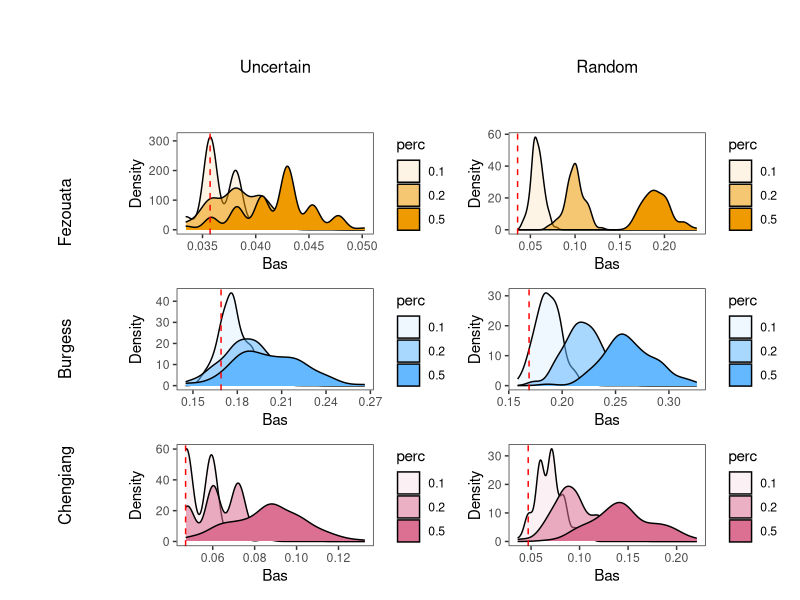
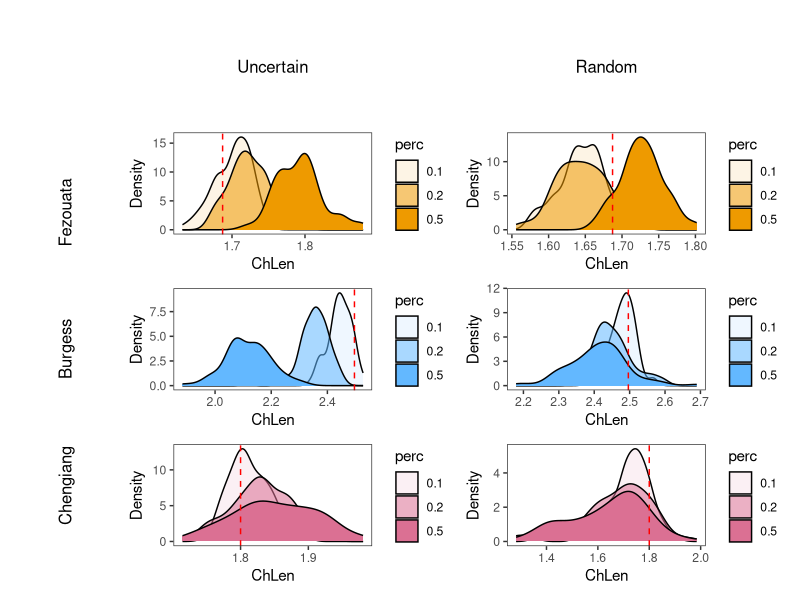
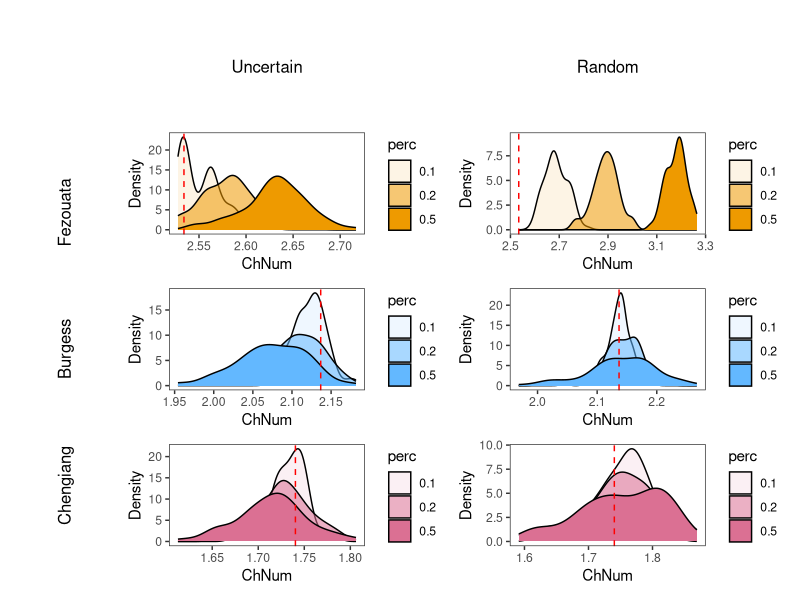
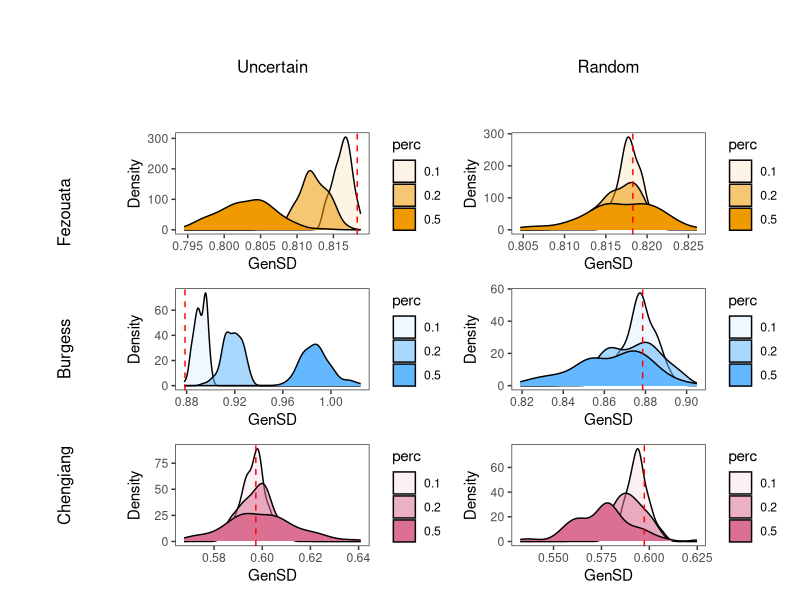
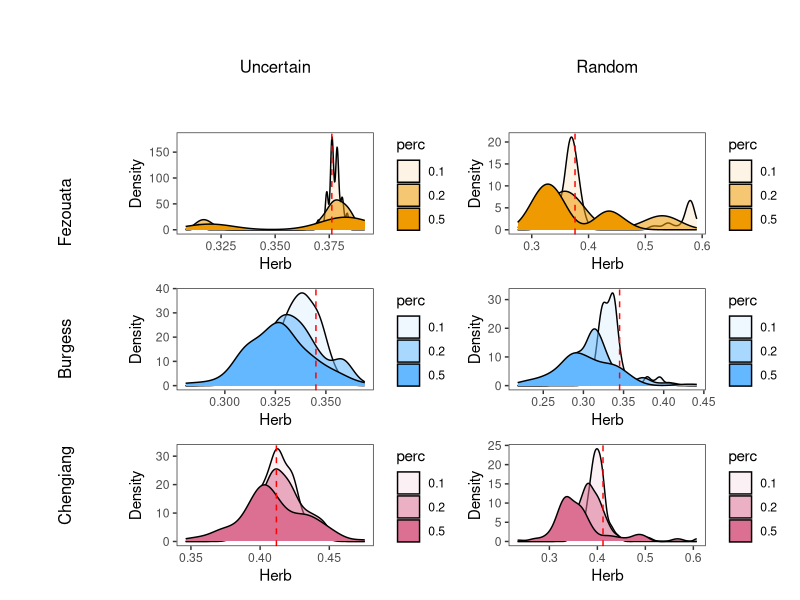
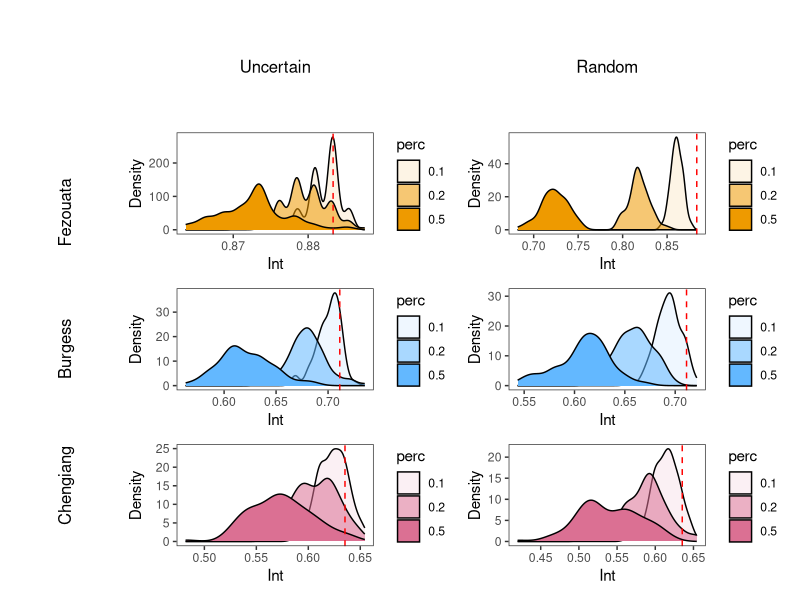
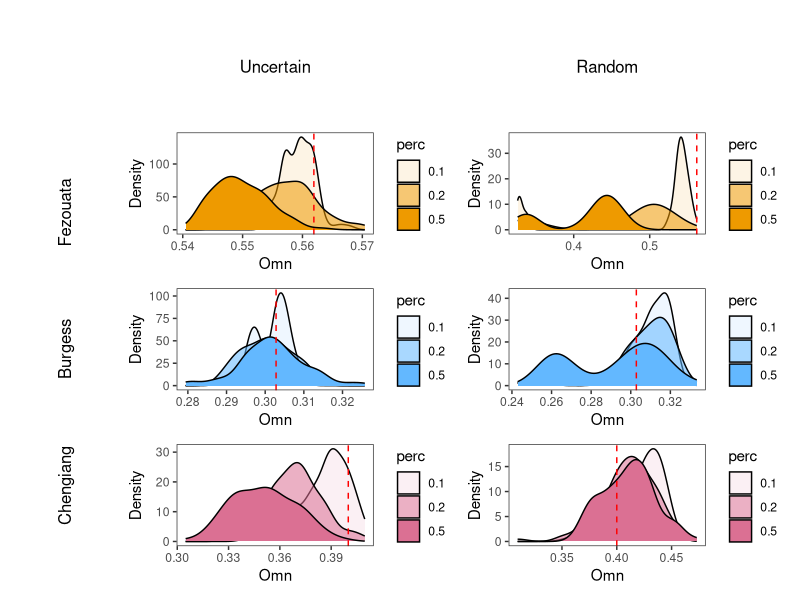
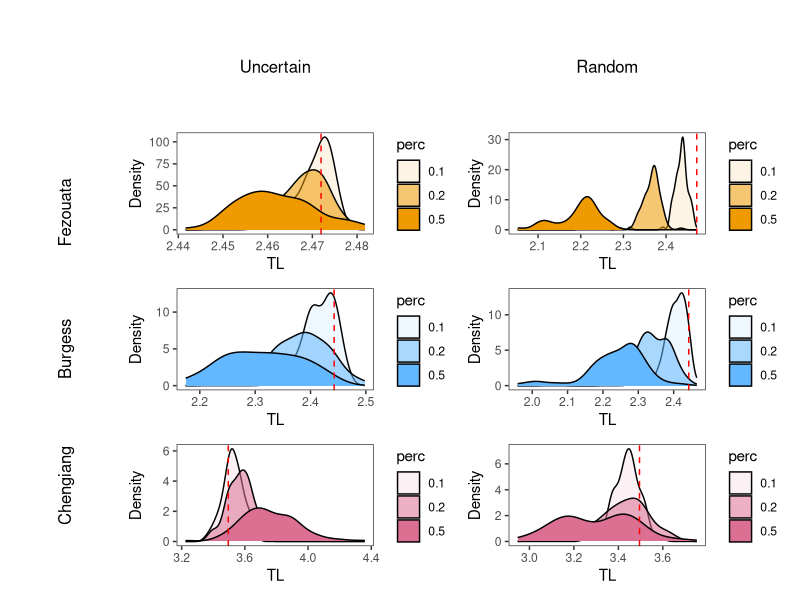

Generate these figures, in order, with R:
################################################
# Paleo Food Webs Project: figures for         #
# uncertainty analysis                         #
# Dec 2023                                     #
# Code by E.M. Beasley                         #
# In collab. with F. Banville, C. Soucy, G.    #
# Ramirez Guerro, & C. Cameron                 #
################################################

# Load packages ---------------------------
library(tidyverse)
library(patchwork)
library(grid)

# Load data -----------------------------
setwd("c:/users/beasl/documents/paleo-foodwebs/code/permutation_analysis")

uncertain.data <- read.csv("uncertain.csv")
random.data <- read.csv("random.csv")
real.data <- read.csv("real.csv")
unc.roles.raw <- read.csv("uncertain_roles.csv")
rand.roles.raw <- read.csv("random_roles.csv")

# Function to manipulate data frames ----------------
cleanup <- function(frame){
  frame$rep <- rep(1:100, 9)
  
  assemblage <- c("Fezouata", "Burgess", "Chengjiang")
  perc <- c("0.1", "0.2", "0.5")
  
  frame$assemblage <- rep(assemblage, each = 300)
  frame$perc <- rep(perc, each = 100, length_out = 900)
  
  frame <- pivot_longer(frame, cols = -c("rep", "assemblage", "perc"),
                        names_to = "Metric")
  
  return(frame)
}

uncertain <- cleanup(frame = uncertain.data)
random <- cleanup(frame = random.data)

# Replicate Dunne figs -----------------------
uncertain.means <- uncertain %>%
  group_by(assemblage, perc, Metric) %>%
  summarise(avg = mean(value)) %>%
  mutate(type = "uncertain") %>%
  mutate(perc = as.numeric(perc))

random.means <- random %>%
  group_by(assemblage, perc, Metric) %>%
  summarise(avg = mean(value)) %>%
  mutate(type = "random") %>%
  mutate(perc = as.numeric(perc))

means <- rbind(uncertain.means, random.means) %>%
  filter(!Metric %in% c("Can", "Loop"))

plotlist <- list()
for(i in 1:length(unique(means$Metric))){
  means.sub <- filter(means, Metric == unique(means$Metric)[i])
  
  plotlist[[i]] <- ggplot(data = means.sub, aes(x = perc, y = avg, 
                                                fill = type,
                          shape = assemblage, color = type))+
    geom_point(size = 3, color = "black")+
    geom_point(aes(color = type),size = 2)+
    geom_line(color = "black")+
    scale_shape_manual(values = 21:23, name = "Assemblage")+
    scale_fill_manual(values = c("black", "white"), name = "Type")+
    scale_color_manual(values = c("black", "white"), name = "Type")+
    labs(x = "Proportion Linkages Removed", 
         y = unique(means$Metric)[i])+
    theme_bw()+
    theme(panel.grid = element_blank(), axis.title.x = element_blank())
}

dunne.plt <- wrap_plots(plotlist[1:17])+
  plot_layout(ncol = 5, guides = "collect")

# ggsave(filename = "dunne_repro.png", plot = dunne.plt, width = 10,
#        height = 8, units = "in", dpi = 600)

# Clean full network result ----------------
real.data$site = c("Fezouata", "Burgess", "Chengjiang")

real_data <- real.data %>%
  pivot_longer(cols = -c("site"), names_to = "metric") %>%
  filter(!metric %in% c("Can", "Loop"))

# Make figures --------------------------
figs <- function(frames, metric, site){
  framelist <- list()
  
  for(i in 1:length(frames)){
    for(j in 1:length(metric)){
      for(k in 1:length(site)){
        smol.frame <- dplyr::filter(frames[[i]], Metric == metric[j] &
                                 assemblage == site[k])
        smol.frame$name <- paste(names(frames)[i], site[k],
                                     metric[j], sep = "_")
        smol.frame$fill_color <- 
          case_when(site[k] == "Fezouata" ~ "orange2",
                    site[k] == "Burgess" ~ "steelblue1",
                    TRUE ~ "Palevioletred")
        framelist <- append(framelist, list(smol.frame))
      }
    }
  }
  
  plotlist <- list()
  
  for(i in 1:length(framelist)){
    tr <- real_data$value[which(real_data$site == 
                            unique(framelist[[i]]$assemblage) &
                          real_data$metric ==
                            unique(framelist[[i]]$Metric))]
    
    plotlist[[i]] <- ggplot(data = framelist[[i]], 
                            aes(x = value, alpha = perc))+
      geom_density(color = "black", 
                   fill = unique(framelist[[i]]$fill_color))+
      geom_vline(xintercept = tr, color = "red", linetype = "dashed")+
      labs(x = unique(framelist[[i]]$Metric), y = "Density")+
      theme_bw()+
      theme(panel.grid = element_blank())
  }
  
  return(plotlist)
}

Top.figs <- figs(frames = list(uncertain = uncertain, random = random), 
                 metric = "Top", site = unique(uncertain$assemblage))

Bas.figs <- figs(frames = list(uncertain = uncertain, random = random), 
                 metric = "Bas", site = unique(uncertain$assemblage))

Int.figs <- figs(frames = list(uncertain = uncertain, random = random), 
                 metric = "Int", site = unique(uncertain$assemblage))

Herb.figs <- figs(frames = list(uncertain = uncertain, random = random),
                  metric = "Herb", site = unique(uncertain$assemblage))

Omn.figs <- figs(frames = list(uncertain = uncertain, random = random), 
                 metric = "Omn", site = unique(uncertain$assemblage))

ChLen.figs <- figs(frames = list(uncertain = uncertain, 
                                 random = random), 
                   metric = "ChLen", 
                   site = unique(uncertain$assemblage))

ChSD.figs <- figs(frames = list(uncertain = uncertain, random = random),
                  metric = "ChSD", site = unique(uncertain$assemblage))

ChNum.figs <- figs(frames = list(uncertain = uncertain, 
                                 random = random),
                  metric = "ChNum", site = unique(uncertain$assemblage))

TL.figs <- figs(frames = list(uncertain = uncertain, random = random), 
                metric = "TL", site = unique(uncertain$assemblage))

MxSim.figs <- figs(frames = list(uncertain = uncertain, 
                                 random = random), 
                   metric = "MxSim", 
                   site = unique(uncertain$assemblage))

VulSD.figs <- figs(frames = list(uncertain = uncertain, 
                                 random = random), 
                   metric = "VulSD", 
                   site = unique(uncertain$assemblage))

GenSD.figs <- figs(frames = list(uncertain = uncertain, 
                                 random = random), 
                   metric = "GenSD", 
                   site = unique(uncertain$assemblage))

LinkSD.figs <- figs(frames = list(uncertain = uncertain, 
                                  random = random), 
                    metric = "LinkSD", 
                    site = unique(uncertain$assemblage))

Path.figs <- figs(frames = list(uncertain = uncertain, random = random),
                  metric = "Path", site = unique(uncertain$assemblage))

Clust.figs <- figs(frames = list(uncertain = uncertain, random = random),
                  metric = "Clust", site = unique(uncertain$assemblage))

# Make 'em pretty ---------------
fig.grid <- function(figlist){
  row_label_1 <- wrap_elements(panel = textGrob('Fezouata', rot=90))
  row_label_2 <- wrap_elements(panel = textGrob('Burgess', rot=90))
  row_label_3 <- wrap_elements(panel = textGrob('Chengiang', rot=90))
  
  col_label_1 <- wrap_elements(panel = textGrob('Uncertain'))
  col_label_2 <- wrap_elements(panel = textGrob('Random'))
  
  big_ass_plot <- 
    ((plot_spacer() / row_label_1 / row_label_2 / row_label_3) |
      (col_label_1 / figlist[[1]] / figlist[[2]] / figlist[[3]]) |
      (col_label_2 / figlist[[4]] / figlist[[5]] / figlist[[6]]))+
    plot_layout(widths = c(0.5,1,1))
  
  return(big_ass_plot)
}

fig.grid(Bas.figs)
# ggsave(filename = "bas_dists.png", width = 8, height = 6,
#        units = "in")

fig.grid(ChLen.figs)
# ggsave(filename = "ChLen_dists.png", width = 8, height = 6,
#        units = "in")

fig.grid(ChNum.figs)
# ggsave(filename = "ChNum_dists.png", width = 8, height = 6,
#        units = "in")

fig.grid(GenSD.figs)
# ggsave(filename = "GenSD_dists.png", width = 8, height = 6,
#        units = "in")

fig.grid(Herb.figs)
# ggsave(filename = "Herb_dists.png", width = 8, height = 6,
#        units = "in")

fig.grid(Int.figs)
# ggsave(filename = "Int_dists.png", width = 8, height = 6,
#        units = "in")

fig.grid(Omn.figs)
# ggsave(filename = "Omn_dists.png", width = 8, height = 6,
#        units = "in")

fig.grid(TL.figs)
# ggsave(filename = "TL_dists.png", width = 8, height = 6,
#        units = "in")

fig.grid(Top.figs)
# ggsave(filename = "Top_dists.png", width = 8, height = 6,
#        units = "in")

fig.grid(Clust.figs)
# ggsave(filename = "Clust_dists.png", width = 8, height = 6,
#        units = "in")

# Manipulate trophic data frames ----------------
cleanup_roles <- function(frame){
  frame$rep <- rep(1:100, 27)
  
  assemblage <- c("Fezouata", "Burgess", "Chengjiang")
  roles <- c("Basal", "Herb", "Omn")
  perc <- c("0.1", "0.2", "0.5")
  
  frame$assemblage <- rep(assemblage, each = 900)
  frame$perc <- rep(perc, each = 300, length_out = 2700)
  frame$roles <- rep(roles, each = 100, length_out = 2700)
  
  frame <- pivot_longer(frame, cols = -c("rep", "assemblage", "perc",
                                         "roles"),
                        names_to = "Metric")
  
  return(frame)
}

uncertain.roles <- cleanup_roles(frame = unc.roles.raw)
random.roles <- cleanup_roles(frame = rand.roles.raw)

# Dunne fig trophic roles --------------
replicate_dunne <- function(datas, role){
  uncertain.means <- datas[[1]] %>%
    filter(roles == role) %>% 
    group_by(assemblage, perc, Metric) %>%
    summarise(avg = mean(value)) %>%
    mutate(type = "uncertain") %>%
    mutate(perc = as.numeric(perc))
  
  random.means <- datas[[2]] %>%
    filter(roles == role) %>%
    group_by(assemblage, perc, Metric) %>%
    summarise(avg = mean(value)) %>%
    mutate(type = "random") %>%
    mutate(perc = as.numeric(perc))
  
  means <- rbind(uncertain.means, random.means) %>%
    filter(!Metric %in% c("Can", "Loop"))
  
  plotlist <- list()
  for(i in 1:length(unique(means$Metric))){
    means.sub <- filter(means, Metric == unique(means$Metric)[i])
    
    plotlist[[i]] <- ggplot(data = means.sub, 
                            aes(x = perc, y = avg, fill = type,
                                shape = assemblage, color = type))+
      geom_point(size = 3, color = "black")+
      geom_point(aes(color = type),size = 2)+
      geom_line(color = "black")+
      scale_shape_manual(values = 21:23, name = "Assemblage")+
      scale_fill_manual(values = c("black", "white"), name = "Type")+
      scale_color_manual(values = c("black", "white"), name = "Type")+
      labs(x = "Proportion Linkages Removed", 
           y = unique(means$Metric)[i])+
      theme_bw()+
      theme(panel.grid = element_blank(), 
            axis.title.x = element_blank())
  }
  
  dunne.plt <- wrap_plots(plotlist[1:16])+
    plot_layout(ncol = 4, guides = "collect")
  
  return(dunne.plt)
}

basal.dunne <- replicate_dunne(datas = list(uncertain.roles, 
                                            random.roles),
                role = "Basal")
# ggsave(filename = "dunne_basal.jpeg", plot = basal.dunne, width = 10,
#        height = 8, units = "in", dpi = 600)

herb.dunne <- replicate_dunne(datas = list(uncertain.roles, 
                                            random.roles),
                               role = "Herb")
# ggsave(filename = "dunne_herb.jpeg", plot = herb.dunne, width = 10,
#        height = 8, units = "in", dpi = 600)

omn.dunne <- replicate_dunne(datas = list(uncertain.roles, 
                                           random.roles),
                              role = "Omn")
# ggsave(filename = "dunne_omn.jpeg", plot = omn.dunne, width = 10,
#        height = 8, units = "in", dpi = 600)

# Distributions: basal ------------------
# Filter basal removals
uncertain.basal <- uncertain.roles %>%
  filter(roles == "Basal")

random.basal <- random.roles %>%
  filter(roles == "Basal")

# Make figures and save
Bas.figs.roles <- figs(frames = list(uncertain = uncertain.basal, 
                               random = random.basal), 
                 metric = "Bas", site = unique(uncertain$assemblage))

fig.grid(Bas.figs.roles)
# ggsave(filename = "bas_dists_basroles.png", width = 8, height = 6,
#        units = "in", dpi = 600)

Herb.figs.roles <- figs(frames = list(uncertain = uncertain.basal, 
                                     random = random.basal), 
                       metric = "Herb", 
                       site = unique(uncertain$assemblage))

fig.grid(Herb.figs.roles)
# ggsave(filename = "herb_dists_basroles.png", width = 8, height = 6,
#        units = "in", dpi = 600)

ChNum.figs.roles <- figs(frames = list(uncertain = uncertain.basal, 
                                     random = random.basal), 
                       metric = "ChNum", 
                       site = unique(uncertain$assemblage))

fig.grid(ChNum.figs.roles)
# ggsave(filename = "ChNum_dists_basroles.png", width = 8, height = 6,
#        units = "in", dpi = 600)

Omn.figs.roles <- figs(frames = list(uncertain = uncertain.basal, 
                                       random = random.basal), 
                         metric = "Omn", 
                         site = unique(uncertain$assemblage))

fig.grid(Omn.figs.roles)
# ggsave(filename = "Omn_dists_basroles.png", width = 8, height = 6,
#        units = "in", dpi = 600)

# Distributions: Herbivores ----------------------
# Filter herbivore removals
uncertain.herb <- uncertain.roles %>%
  filter(roles == "Herb")

random.herb <- random.roles %>%
  filter(roles == "Herb")

# Create & save figs
bas.figs.roles <- figs(frames = list(uncertain = uncertain.herb, 
                                     random = random.herb), 
                       metric = "Bas", 
                       site = unique(uncertain$assemblage))

fig.grid(bas.figs.roles)
# ggsave(filename = "bas_dists_herbroles.png", width = 8, height = 6,
#        units = "in", dpi = 600)

herb.figs.roles <- figs(frames = list(uncertain = uncertain.herb, 
                                     random = random.herb), 
                       metric = "Herb", 
                       site = unique(uncertain$assemblage))

fig.grid(herb.figs.roles)
# ggsave(filename = "herb_dists_herbroles.png", width = 8, height = 6,
#        units = "in", dpi = 600)

ChNum.figs.roles <- figs(frames = list(uncertain = uncertain.herb, 
                                     random = random.herb), 
                       metric = "ChNum", 
                       site = unique(uncertain$assemblage))

fig.grid(ChNum.figs.roles)
# ggsave(filename = "ChNum_dists_herbroles.png", width = 8, 
#        height = 6, units = "in", dpi = 600)

Int.figs.roles <- figs(frames = list(uncertain = uncertain.herb, 
                                     random = random.herb), 
                       metric = "Int", 
                       site = unique(uncertain$assemblage))

fig.grid(Int.figs.roles)
# ggsave(filename = "int_dists_herbroles.png", width = 8, height = 6,
#        units = "in", dpi = 600)

# Distributions: Omnivores -----------------------
# Filter omnivore removals
uncertain.omn <- uncertain.roles %>%
  filter(roles == "Omn")

random.omn <- random.roles %>%
  filter(roles == "Omn")

# Create & save plots
herb.figs.roles <- figs(frames = list(uncertain = uncertain.omn, 
                                      random = random.omn), 
                        metric = "Herb", 
                        site = unique(uncertain$assemblage))

fig.grid(herb.figs.roles)
# ggsave(filename = "herb_dists_omnroles.png", width = 8, height = 6,
#        units = "in", dpi = 600)

omn.figs.roles <- figs(frames = list(uncertain = uncertain.omn, 
                                      random = random.omn), 
                        metric = "Omn", 
                        site = unique(uncertain$assemblage))

fig.grid(omn.figs.roles)
# ggsave(filename = "omn_dists_omnroles.png", width = 8, height = 6,
#        units = "in", dpi = 600)
